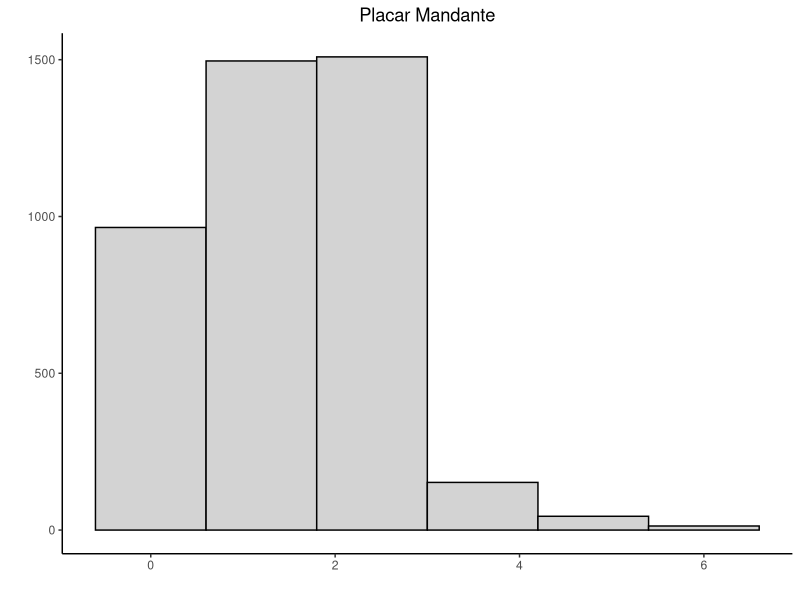
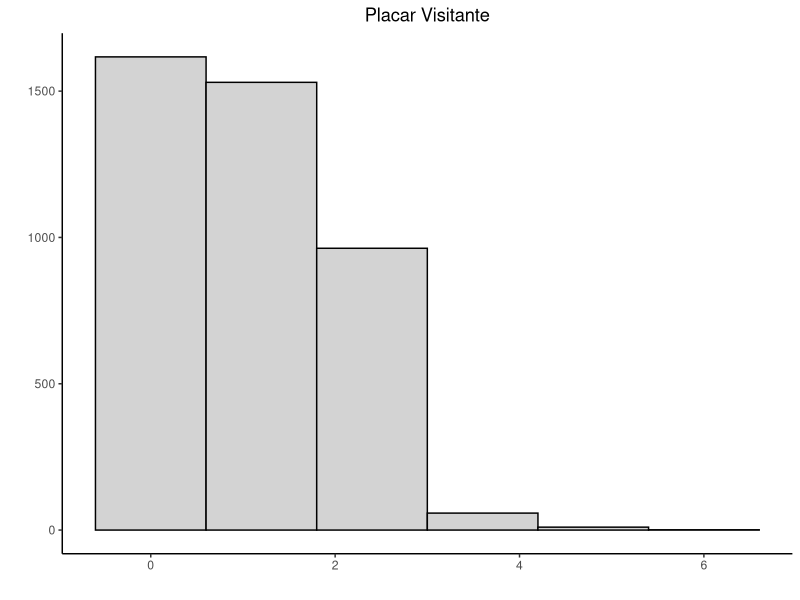
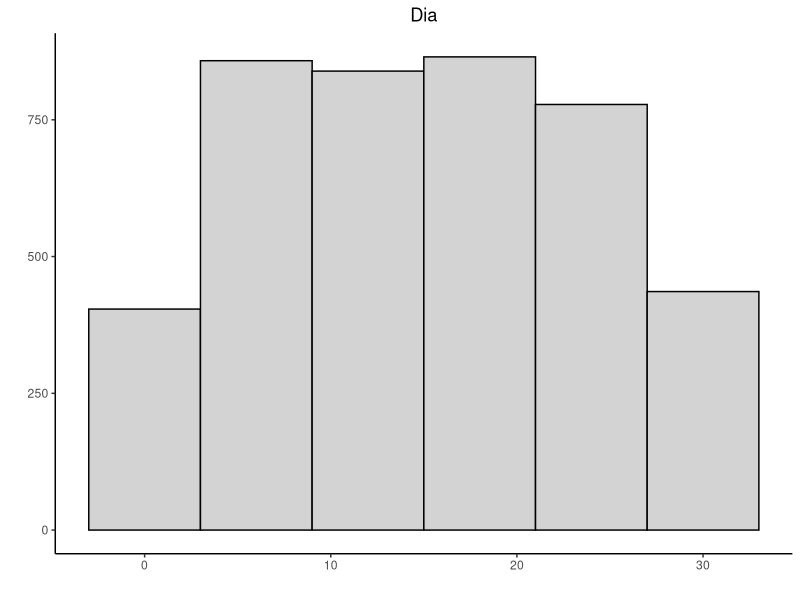

The R source for these figures, in order: (Note: this script raises an error after producing the figures.)
# ---------- Script ---------- #

# Pacotes & Diretório ----
library(tidyverse)

#setwd("~/FACUL/Semestre 8/TCC 1/dados")




# Banco de dados
df <- read.csv('dados.csv')
df <- df[,-1]




# Organizando o banco de dados -----
df$hora <- lubridate::hm(df$hora)

df <- df %>% 
  mutate(vencedor = (if_else(placar.time1 > placar.time2, mandante.uf, 
                     if_else(placar.time1 == placar.time2, "-", visitante.uf))), 
         .after = 7)




# Arrumando times ----

# MANDANTE - - - - - - -
sort(unique(df$mandante))

# América
df$mandante[df$mandante=='America'] <- 'América'
df$mandante[df$mandante=='America Fc'] <- 'América'
df$mandante[df$mandante=='América Fc Saf'] <- 'América'

# Atlético
df$mandante[df$mandante=='Atlético Paranaense'] <- 'Athletico Paranaense'
df$mandante[df$mandante=='Atletico'] <- 'Athletico Paranaense'
df$mandante[df$mandante=='Atlético' & df$mandante.uf == "PR"]  <- 'Athletico Paranaense'
df$mandante[df$mandante=='Atlético' & df$mandante.uf == "GO"] <- 'Atlético Goianiense'
df$mandante[df$mandante=='Atlético' & df$mandante.uf == "MG"] <- 'Atlético Mineiro'

# Cuiabá
df$mandante[df$mandante=='Cuiabá Saf'] <- 'Cuiabá'



# VISITANTE - - - - - - -
sort(unique(df$visitante))

# América
df$visitante[df$visitante=='America'] <- 'América'
df$visitante[df$visitante=='America Fc'] <- 'América'
df$visitante[df$visitante=='América Fc Saf'] <- 'América'

# Atlético
df$visitante[df$visitante=='Atlético Paranaense'] <- 'Athletico Paranaense'
df$visitante[df$visitante=='Atletico'] <- 'Athletico Paranaense'
df$visitante[df$visitante=='Atlético' & df$visitante.uf == "PR"]  <- 'Athletico Paranaense'
df$visitante[df$visitante=='Atlético' & df$visitante.uf == "GO"] <- 'Atlético Goianiense'
df$visitante[df$visitante=='Atlético' & df$visitante.uf == "MG"] <- 'Atlético Mineiro'

# Cuiabá
df$visitante[df$visitante=='Cuiabá Saf'] <- 'Cuiabá'




# Descritiva -----
str(df)

summary(df[c(6,7,10,13)])


# Hora
sort(table(as.character(df$hora)))


# Dia
sort(table(as.character(df$dia)))


# Dia da Semana
sort(table(as.character(df$dia.semana)))


# Vencedor
sort(table(df$vencedor))


# Mandante Placar
sort(table(df$placar.time1))


# Visitante Placar
sort(table(df$placar.time2))


# Arena
sort(table(df$estadio))


# Estado Jogando
sort(table(df$mandante.uf))


# Cidade em que ocorreu o jogo
sort(table(df$cidade))


# Árbitro
sort(table(df$arbitro))


# UF do Árbitro
sort(table(df$arbitro.uf))





# Gráficos -----

bar.fun <- function(...){
  aux <- df %>% group_by(...) %>% summarise(n = n()) %>% arrange(desc(n))
  barplot(aux$n[1:5], names.arg = aux[1:5, 1] %>% unlist)
}

ggplot.fun <- function(...){
  ggplot(df, aes(...)) +
    geom_histogram(bins=6,fill="#D3D3D3", col=I("black")) + 
    theme_classic() +
    xlab("") + ylab("")
}



# Variáveis quantitativas

png(filename="var_quant_top3.png", height=20, width=25, unit="cm", res=300)
par(mfrow=c(4,1), mar=c(3,3,2,2), oma=c(3,3,2,2))

# Placar Mandante
p1 <- ggplot.fun(placar.time1) + ggtitle("Placar Mandante") +
  theme(plot.title = element_text(hjust = 0.5)) 
# Placar Visitante
p2 <- ggplot.fun(placar.time2)  + ggtitle("Placar Visitante") +
  theme(plot.title = element_text(hjust = 0.5))
# Dia
p3 <- ggplot.fun(dia) + ggtitle("Dia") +
  theme(plot.title = element_text(hjust = 0.5))

grid.arrange(p1, p2, p3, ncol=1)
dev.off()




png(filename="hora.png", height=20, width=25, unit="cm", res=300)
par(mfrow=c(1,1))

# Hora
aux <- df %>% group_by(hora) %>% count() #%>% arrange(desc(n))
barplot(aux$n, names.arg = aux$hora, main = "Hora")

dev.off()



# Variáveis qualitativas (top 3)

png(filename="var_qual_top3.png", height=30, width=25, unit="cm", res=300)
par(mfrow=c(6,1), mar=c(3,3,2,2), oma=c(3,3,2,2))
# Times
bar.fun(mandante); title(main = "Times")
# UF Times
bar.fun(mandante.uf); title(main = "Times (UF)")
# Dia da Semana
bar.fun(dia.semana); title(main = "Dia da Semana")
# Arena
bar.fun(estadio); title(main = "Estádio")
# Árbitro
bar.fun(arbitro); title(main = "Árbitro")
# UF Árbitro
bar.fun(arbitro.uf); title(main = "Árbitro (UF)")

dev.off()
